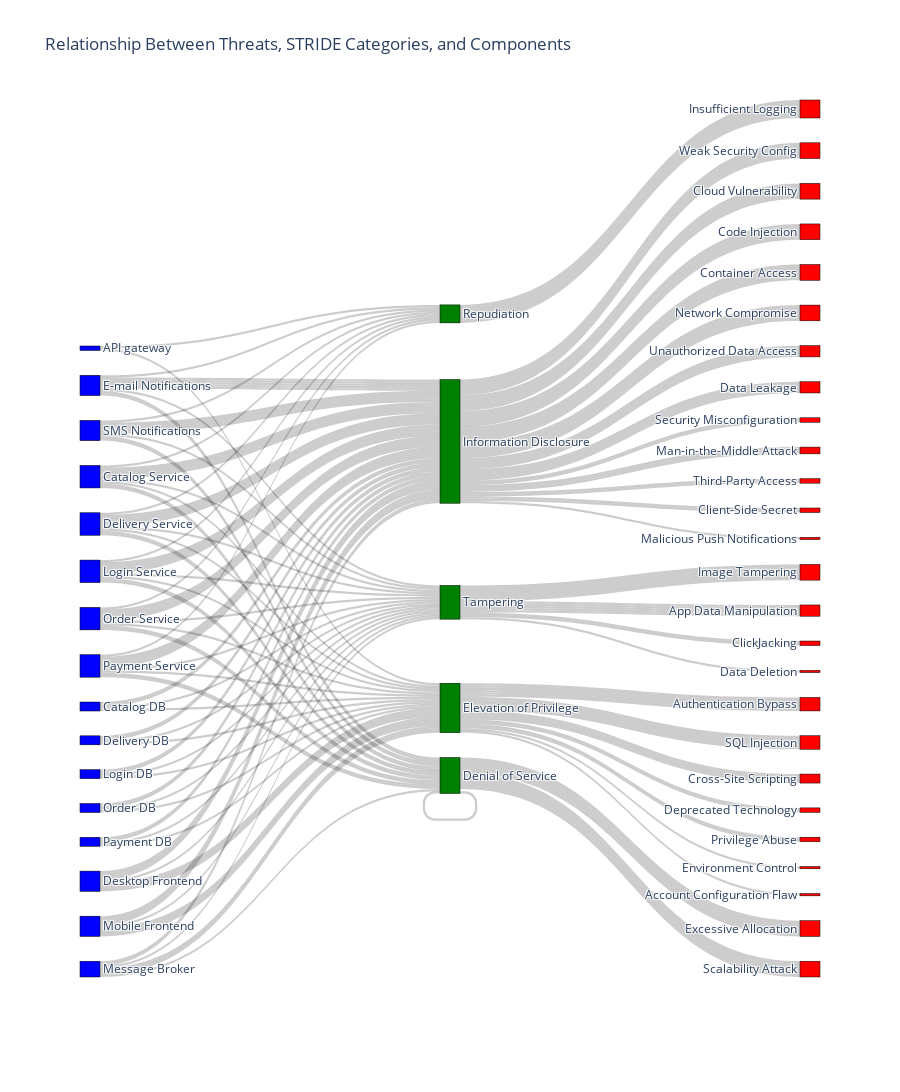

The cell this chart's notebook holds for it:
### Markdown cell above
### Obserwacje
- Information Disclosure występuje najwięcej razy w komponentach serwisów i front-end. + występuje we wszystkich komponentach oprócz API Gateway.
- Elevation of Privilege występuje najwięcej razy (5) we Front-endach i Message Brokerze(1) (MQ).
- Denial of Service występuje najczęściej we wszystkich serwisach + raz w MQ.
- Repudiation występuje we wszystkich komponentach oprócz baz danych i serwisów Front-End.
- Tampering występuje we wszystkich serwisach back-endowych i w bazach danych.
- Spoofing nie występuje w żadnym z komponentów
### Wnioski
Najbardziej rozpowszechnioną kategorią zagrożeń w mikroserwisie (według narzędzia) jest "Information Disclosure". Kategoria skupia się na ujawnianiu informacji niepożądanym podmiotom. Można stwierdzić, że system według narzędzia IriusRisk jest najbardziej narażony na różnego rodzaju wykradnięcie danych poprzez na przykład:

### Code cell
import plotly.graph_objects as go

nodes = list(df['Component'].unique()) + list(df['STRIDE Category'].unique()) + list(df['Threat abbv'].unique())

# Define links
links = []
for i, row in df.iterrows():
    links.append({
        'source': row['Component'],
        'target': row['STRIDE Category'],
        'value': 1
    })
    links.append({
        'source': row['STRIDE Category'],
        'target': row['Threat abbv'],
        'value': 1
    })

# Create Sankey diagram
fig = go.Figure(data=[go.Sankey(
    node=dict(
        pad=15,
        thickness=20,
        line=dict(color="black", width=0.5),
        label=nodes,
        color=['blue']*len(df['Component'].unique()) + ['green']*len(df['STRIDE Category'].unique()) + ['red']*len(df['Threat abbv'].unique())
    ),
    link=dict(
        source=[nodes.index(link['source']) for link in links],
        target=[nodes.index(link['target']) for link in links],
        value=[link['value'] for link in links],
    )
)])

# Update layout
fig.update_layout(title_text="Relationship Between Threats, STRIDE Categories, and Components", height=1200)

# Show plot
fig.show()

### Figure 1 — Plotly figure (JSON) as saved in the notebook; plotly's stock layout.template omitted (floating-point values rounded to 4 significant figures; data arrays with more than 128 entries replaced by an {"elided": "..."} marker saying what was removed)
{"data": [{"link": {"source": {"elided": "230 int values"}, "target": {"elided": "230 int values"}, "value": {"elided": "230 int values"}}, "node": {"color": ["blue", "blue", "blue", "blue", "blue", "blue", "blue", "blue", "blue", "blue", "blue", "blue", "blue", "blue", "blue", "blue", "green", "green", "green", "green", "green", "red", "red", "red", "red", "red", "red", "red", "red", "red", "red", "red", "red", "red", "red", "red", "red", "red", "red", "red", "red", "red", "red", "red", "red", "red", "red", "red"], "label": ["API gateway", "Catalog DB", "Catalog Service", "Delivery DB", "Delivery Service", "Desktop Frontend", "E-mail Notifications", "Login DB", "Login Service", "Message Broker", "Mobile Frontend", "Order DB", "Order Service", "Payment DB", "Payment Service", "SMS Notifications", "Elevation of Privilege", "Repudiation", "Information Disclosure", "Tampering", "Denial of Service", "Authentication Bypass", "Insufficient Logging", "Unauthorized Data Access", "Data Leakage", "App Data Manipulation", "Weak Security Config", "Cloud Vulnerability", "Excessive Allocation", "Image Tampering", "Code Injection", "Scalability Attack", "Container Access", "Network Compromise", "SQL Injection", "Cross-Site Scripting", "Security Misconfiguration", "Third-Party Access", "Client-Side Secret", "Deprecated Technology", "Man-in-the-Middle Attack", "Privilege Abuse", "ClickJacking", "Malicious Push Notifications", "Environment Control", "Account Configuration Flaw", "Denial of Service", "Data Deletion"], "line": {"color": "black", "width": 0.5}, "pad": 15, "thickness": 20}, "type": "sankey"}], "layout": {"height": 1200, "title": {"text": "Relationship Between Threats, STRIDE Categories, and Components"}}}
